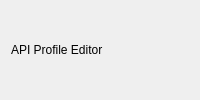
<?xml version="1.0" encoding="UTF-8"?>
<ui version="4.0">
<widget class="QDialog" name="api_profile_editor"><layout class="QVBoxLayout" name="api_profile_editorLayout"><item><widget class="QLabel" name="api_profile_editorLabel"><property name="text"><string>API Profile Editor</string></property></widget></item></layout></widget>

</ui>
